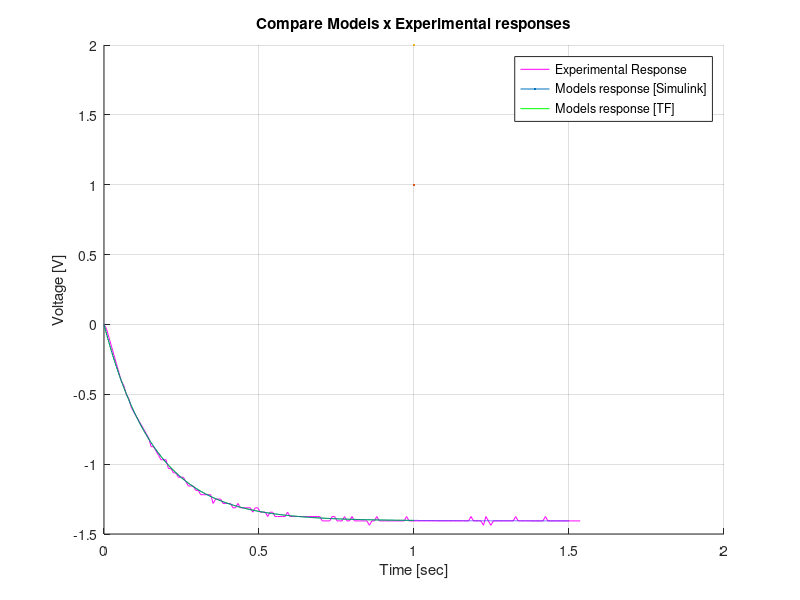

MATLAB code to generate this figure:
%% STEP RESPONSE TEST
% Create a model and analyse a grey-box system using it's step response 
clc
clear
s=tf('s');

% Parameters measured from experimental Data:
t = 0.165;     % Time constant [sec]
K = -1.406;    % Static Gain   [adm]

% Physical Circuit Estimated Values:
C1 = 330e-9;  % [F]
R2 = t/C1;    % [Ohm]
R1 = -R2/K;   % [Ohm]

% Analytical Transfer Function (Low Pass Filter)
Gp=K/(t*s+1);

[Response_tf, time_tf]= step(Gp,'g');


%% COMPARE (UNITARY) STEP RESPONSE

% Experimental Data:
load("StepResponse_Experimental/Response_exp.mat");
load("StepResponse_Experimental/time_exp.mat");

% Simulink Data
load("StepResponse_Simulink/Response_slink.mat");
load("StepResponse_Simulink/time_slink.mat");


% Plot and Compare
close all
hold on

plot(time_exp   , Response_exp   ,'m'  , LineWidth=1)       % Experimental Response
plot(time_tf    , Response_tf    ,'g'  , LineWidth=1)       % Model Response [Matlab TF]
plot(time_slink , Response_slink ,'--b', LineWidth=2)       % Model Response [Simulink Circuit]


% Plot Config
grid on
legend('Experimental Response','Models response [Simulink]', 'Models response [TF]')
title('Compare Models x Experimental responses')
ylabel('Voltage [V]')
xlabel('Time [sec]')
